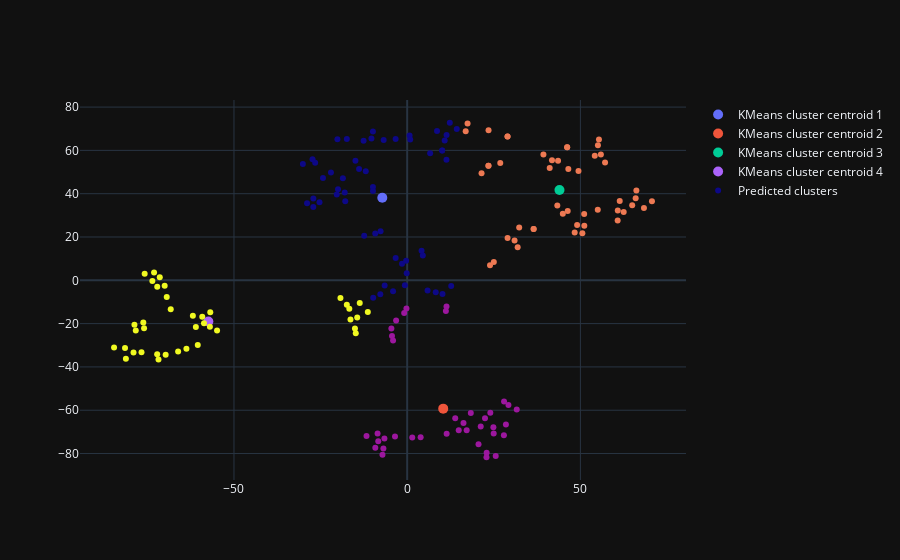

The cell this chart's notebook holds for it:
### Code cell
from sklearn.cluster import KMeans
import plotly.express as px

temp = embeddings_en_2d.reshape(-1, embeddings_en_2d.shape[-1])
kmeans = KMeans(n_clusters=4, random_state=0).fit(temp)

preds = kmeans.predict(temp)

# km_plot = px.scatter(x=temp[:,0], y=temp[:,1], color=[str(x) for x in kmeans.predict(temp)])
# km_plot.show()

km_plot = go.Figure()

for i in range(4):
    km_plot.add_trace(go.Scatter(x=[kmeans.cluster_centers_[i, 0]], y=[kmeans.cluster_centers_[i, 1]],
                             mode='markers',
                             marker=dict(size=10, color=i), name=f'KMeans cluster centroid {i + 1}'))
km_plot.add_trace(go.Scatter(x=temp[:,0], y=temp[:,1], mode='markers', marker=dict(color=preds), name='Predicted clusters'))

km_plot.show()
# print(embeddings_en_2d.reshape(-1, embeddings_en_2d.shape[-1]).shape)

### Figure 1 — Plotly figure (JSON) as saved in the notebook; plotly's stock layout.template omitted (floating-point values rounded to 4 significant figures; data arrays with more than 128 entries replaced by an {"elided": "..."} marker saying what was removed)
{"data": [{"marker": {"color": 0, "size": 10}, "mode": "markers", "name": "KMeans cluster centroid 1", "x": [-7.182], "y": [38.12], "type": "scatter"}, {"marker": {"color": 1, "size": 10}, "mode": "markers", "name": "KMeans cluster centroid 2", "x": [10.4], "y": [-59.27], "type": "scatter"}, {"marker": {"color": 2, "size": 10}, "mode": "markers", "name": "KMeans cluster centroid 3", "x": [43.96], "y": [41.73], "type": "scatter"}, {"marker": {"color": 3, "size": 10}, "mode": "markers", "name": "KMeans cluster centroid 4", "x": [-57.39], "y": [-19.03], "type": "scatter"}, {"marker": {"color": {"elided": "180 int values"}}, "mode": "markers", "name": "Predicted clusters", "x": {"elided": "180 float values"}, "y": {"elided": "180 float values"}, "type": "scatter"}], "layout": {}}
